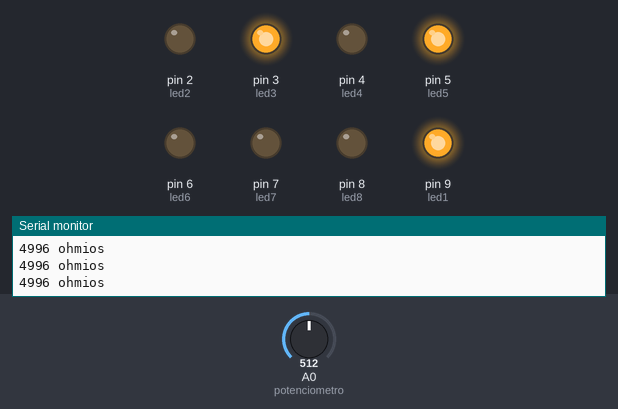
This sketch was run on a simulated Arduino Uno, built with avr-gcc and run on an emulated ATmega328P. On the bench: output pins drawn as LEDs (lit = HIGH), the last lines printed to the serial monitor. The test bench sets the inputs (shaded band); at power-on: A0 (potenciometro) = 512.

Above: at 1.2 s.
1.3 s: A0 (potenciometro) set to 504
At 2.3 s:
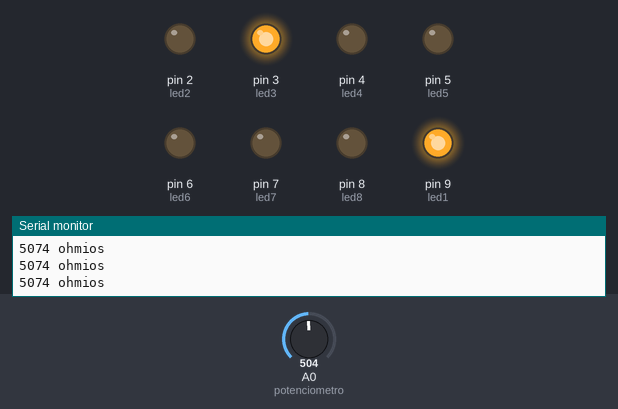
2.8 s: A0 (potenciometro) set to 274
4.3 s: A0 (potenciometro) set to 247
At 5.3 s:
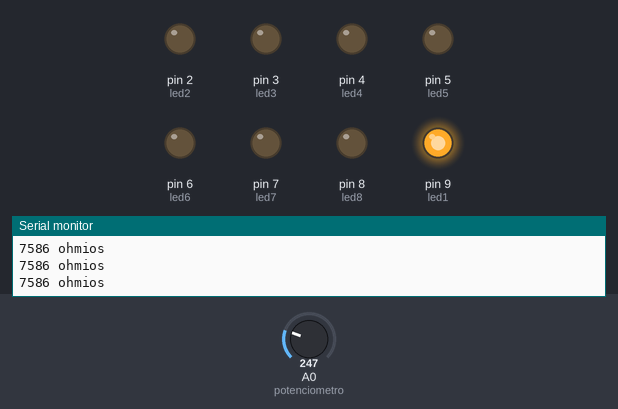
5.8 s: A0 (potenciometro) set to 0
At 6.6 s:
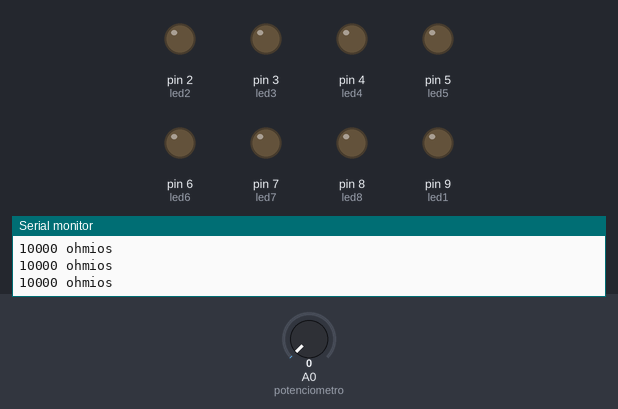
7.3 s: A0 (potenciometro) set to 122
At 7.6 s:
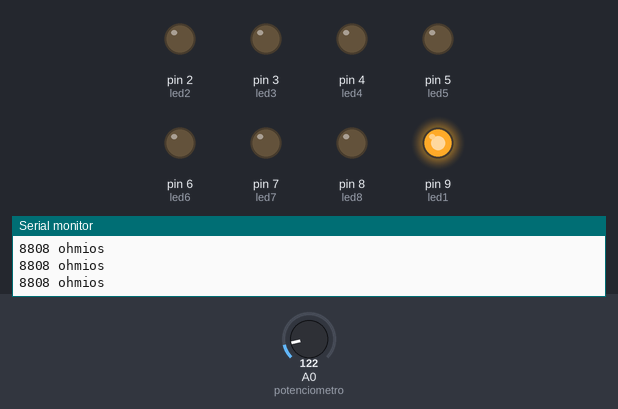
8.8 s: A0 (potenciometro) set to 265
At 10.0 s:
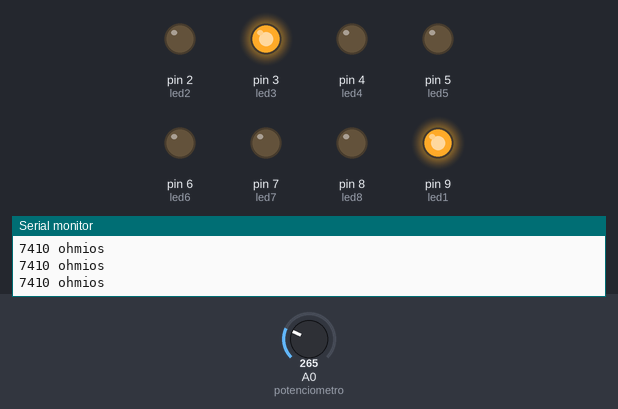
Timing chart, 0 to 11.3 s (numbered marks = the images above; inputs shaded):
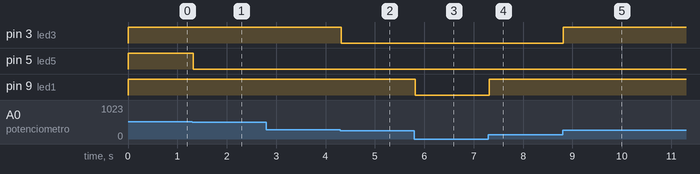

Measured:
- the behaviour switches between 512 and 511 on A0 (potenciometro) (found by bisection; images 0 and 1)
- the behaviour switches between 256 and 255 on A0 (potenciometro) (found by bisection; images 1 and 2)
- after the input at 1.3 s, pin 5 (led5): HIGH → LOW at once
- after the input at 4.3 s, pin 3 (led3): HIGH → LOW at once
- after the input at 5.8 s, pin 9 (led1): HIGH → LOW at once
- after the input at 7.3 s, pin 9 (led1): LOW → HIGH at once
- after the input at 8.8 s, pin 3 (led3): LOW → HIGH at once

The sketch:

leds_en_cadena.ino
```cpp
int led1 = 9;
int led2 = 2;
int led3 = 3;
int led4 = 4;
int led5 = 5;
int led6 = 6;
int led7 = 7;
int led8 = 8;
int potenciometro = 0;
int long vPotenciometro;


void setup() {
  pinMode(led1, OUTPUT);
  pinMode(led2, OUTPUT);
  pinMode(led3, OUTPUT);
  pinMode(led4, OUTPUT);
  pinMode(led5, OUTPUT);
  pinMode(led6, OUTPUT);
  pinMode(led7, OUTPUT);
  pinMode(led8, OUTPUT);
  pinMode(potenciometro, INPUT);
  Serial.begin(9600);
}

void loop() {
  vPotenciometro = analogRead(potenciometro);
  Serial.print(10000 - map(vPotenciometro, 0L, 1023L, 0, 10000));
  Serial.println(" ohmios");

  if (vPotenciometro == 0) {
    digitalWrite(led1, LOW);
    digitalWrite(led2, LOW);
  }
  if (vPotenciometro > 0 && vPotenciometro <= 127) {
    digitalWrite(led1, HIGH);
    digitalWrite(led2,LOW);
    digitalWrite(led3,LOW);
    digitalWrite(led4,LOW);
    digitalWrite(led5,LOW);
    digitalWrite(led6,LOW);
    digitalWrite(led7,LOW);
    digitalWrite(led8,LOW);
  } else if (vPotenciometro > 127 && vPotenciometro <= 255) {
    digitalWrite(led1,HIGH);
    digitalWrite(led2, LOW);
    digitalWrite(led3,LOW);
    digitalWrite(led4,LOW);
    digitalWrite(led5,LOW);
    digitalWrite(led6,LOW);
    digitalWrite(led7,LOW);
    digitalWrite(led8,LOW);
  } else if (vPotenciometro > 255 && vPotenciometro <= 383) {
    digitalWrite(led1,HIGH);
    digitalWrite(led2,LOW);
    digitalWrite(led3, HIGH);
    digitalWrite(led4,LOW);
    digitalWrite(led5,LOW);
    digitalWrite(led6,LOW);
    digitalWrite(led7,LOW);
    digitalWrite(led8,LOW);
  } else if (vPotenciometro > 283 &&  vPotenciometro <= 511) {
    digitalWrite(led1,HIGH);
    digitalWrite(led2,LOW);
    digitalWrite(led3, HIGH);
    digitalWrite(led4,LOW);
    digitalWrite(led5,LOW);
    digitalWrite(led6,LOW);
    digitalWrite(led7,LOW);
    digitalWrite(led8,LOW);
  } else if (vPotenciometro > 511 && vPotenciometro <= 630) {
    digitalWrite(led1,HIGH);
    digitalWrite(led2,LOW);
    digitalWrite(led3, HIGH);
    digitalWrite(led4,LOW);
    digitalWrite(led5,HIGH);
    digitalWrite(led6,LOW);
    digitalWrite(led7,LOW);
    digitalWrite(led8,LOW);
  } else if (vPotenciometro > 630 && vPotenciometro <= 767) {
    digitalWrite(led1,HIGH);
    digitalWrite(led2,LOW);
    digitalWrite(led3, HIGH);
    digitalWrite(led4,LOW);
    digitalWrite(led5,HIGH);
    digitalWrite(led6,LOW);
    digitalWrite(led7,LOW);
    digitalWrite(led8,LOW);
  } else if (vPotenciometro > 767 && vPotenciometro <= 895) {
    digitalWrite(led1,HIGH);
    digitalWrite(led2,LOW);
    digitalWrite(led3, HIGH);
    digitalWrite(led4,LOW);
    digitalWrite(led5,HIGH);
    digitalWrite(led6,LOW);
    digitalWrite(led7,HIGH);
    digitalWrite(led8,LOW);
  } else if (vPotenciometro > 895 && vPotenciometro <= 1023) {

  }

}
```
